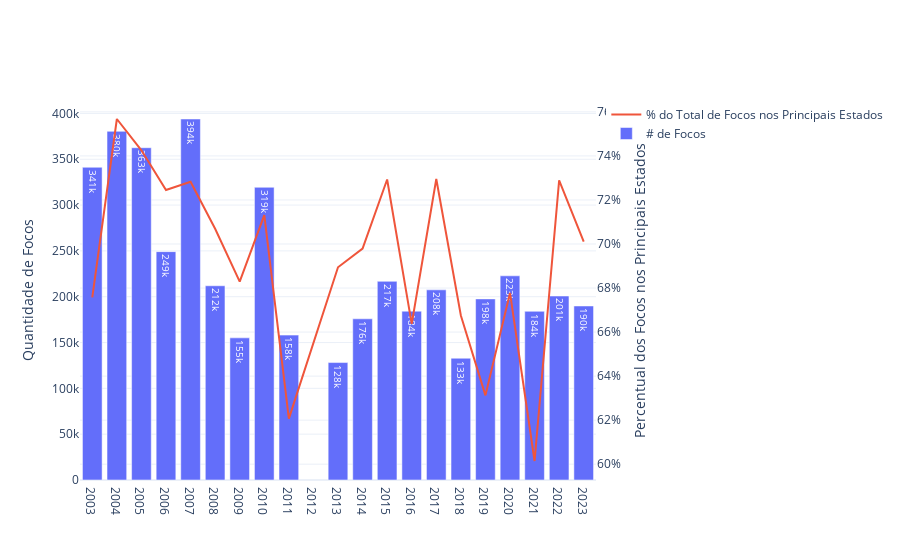

Notebook source saved alongside this figure:
### Code cell
data = []
layout = go.Layout(
    barmode = 'stack', template = 'plotly_white', xaxis_tickmode = 'linear',
    yaxis=dict(title='Quantidade de Focos'),
    yaxis2=dict(
        title='Percentual dos Focos nos Principais Estados',
        overlaying='y',
        side='right',
        tickformat = '.0%'
    )
)

# fig = make_subplots()

colors = dict(zip(
    df_count.columns,
    pc.sample_colorscale('Phase', np.arange(len(df_count.columns)) / len(df_count.columns))
))

data.append(go.Bar(
    x = df_count.index.values,
    y = df_count.sum(axis = 1).values,
    name = '# de Focos',
    # marker_color = colors[col],
    texttemplate='%{y:.3s}',
    yaxis='y1'
))

data.append(go.Scatter(
    x = df_count_rel.index.values,
    y = df_count_rel[['TOCANTINS', 'MARANHÃO', 'PARÁ', 'MATO GROSSO', 'BAHIA', 'AMAZONAS', 'RONDÔNIA']].sum(axis = 1).values,
    name = '% do Total de Focos nos Principais Estados',
    # marker_color = colors[col],
    texttemplate='%{y:.1%}',
    yaxis='y2'
))
    
fig = go.Figure(data = data, layout = layout)
fig.show()

plotly.offline.plot(fig, filename = 'contagem_incendios_all.html')

### Figure 1 — Plotly figure (JSON) as saved in the notebook; plotly's stock layout.template omitted (floating-point values rounded to 4 significant figures)
{"data": [{"name": "# de Focos", "texttemplate": "%{y:.3s}", "type": "bar", "x": [2003, 2004, 2005, 2006, 2007, 2008, 2009, 2010, 2011, 2013, 2014, 2015, 2016, 2017, 2018, 2019, 2020, 2021, 2022, 2023], "y": [341237, 380445, 362563, 249179, 393915, 211933, 155102, 319383, 158099, 128145, 175892, 216778, 184217, 207508, 132870, 197632, 222797, 184081, 200763, 189901], "yaxis": "y"}, {"name": "% do Total de Focos nos Principais Estados", "texttemplate": "%{y:.1%}", "type": "scatter", "x": [2003, 2004, 2005, 2006, 2007, 2008, 2009, 2010, 2011, 2013, 2014, 2015, 2016, 2017, 2018, 2019, 2020, 2021, 2022, 2023], "y": [0.6758, 0.7568, 0.7426, 0.7245, 0.7283, 0.7069, 0.6829, 0.7131, 0.6207, 0.6894, 0.6979, 0.7293, 0.6637, 0.7295, 0.6675, 0.6313, 0.6778, 0.6015, 0.7288, 0.701], "yaxis": "y2"}], "layout": {"barmode": "stack", "xaxis": {"tickmode": "linear"}, "yaxis": {"title": {"text": "Quantidade de Focos"}}, "yaxis2": {"overlaying": "y", "side": "right", "tickformat": ".0%", "title": {"text": "Percentual dos Focos nos Principais Estados"}}}}
